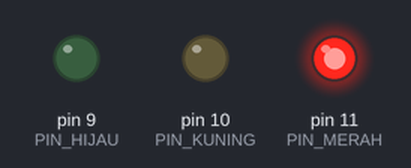
Bench run of a sketch on a simulated Arduino Uno, built with avr-gcc and run on an emulated ATmega328P. Shown: output pins drawn as LEDs (lit = HIGH).

Above: at 3.0 s.
At 7.0 s:
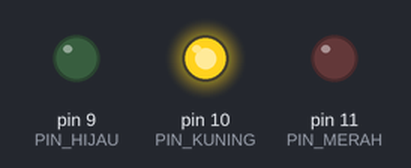
At 10.0 s:
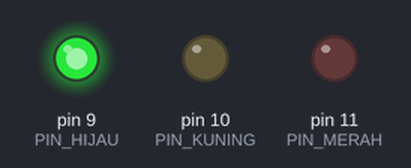
At 13.0 s:
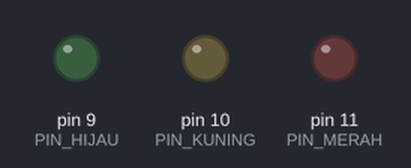
At 16.5 s:
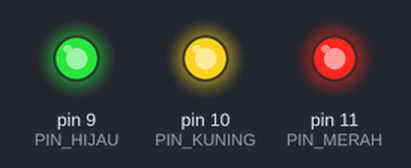
Timing chart, 0 to 24.7 s (numbered marks = the images above):
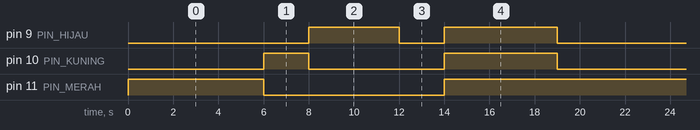

Measured:
- by itself, pin 9 (PIN_HIJAU): repeats every 19.0 s: LOW 2.0 s, HIGH 5.0 s, LOW 8.0 s, HIGH 4.0 s
- by itself, pin 10 (PIN_KUNING): repeats every 19.0 s: LOW 6.0 s, HIGH 5.0 s, LOW 6.0 s, HIGH 2.0 s
- by itself, pin 11 (PIN_MERAH): repeats every 19.0 s: LOW 8.0 s, HIGH 11.0 s

The sketch:

trafic_light.ino
```cpp
const int PIN_MERAH = 11;
const int PIN_KUNING = 10;
const int PIN_HIJAU = 9;

const int DURASI_MERAH = 6;
const int DURASI_KUNING = 2;
const int DURASI_HIJAU = 4;


const int DETIK = 1000;


void setup() {
  // put your setup code here, to run once:
pinMode(PIN_MERAH, OUTPUT );
pinMode(PIN_KUNING, OUTPUT);
pinMode(PIN_HIJAU, OUTPUT);
}

void loop() {
  // put your main code here, to run repeatedly:
digitalWrite(PIN_MERAH, HIGH); //Menyalakan LED
delay(DURASI_MERAH * DETIK); //Waktu Menyalakan LED
digitalWrite(PIN_MERAH, LOW); // Mematikan LED

digitalWrite(PIN_KUNING, HIGH);
delay(DURASI_KUNING * DETIK);
digitalWrite(PIN_KUNING, LOW);

digitalWrite(PIN_HIJAU, HIGH);
delay(DURASI_HIJAU * DETIK);
digitalWrite(PIN_HIJAU, LOW);

delay(2000);

digitalWrite(PIN_MERAH, HIGH);
digitalWrite(PIN_KUNING, HIGH);
digitalWrite(PIN_HIJAU, HIGH);
delay(5000);

digitalWrite(PIN_MERAH, LOW);
digitalWrite(PIN_KUNING, LOW);
digitalWrite(PIN_HIJAU, LOW);


}
```
